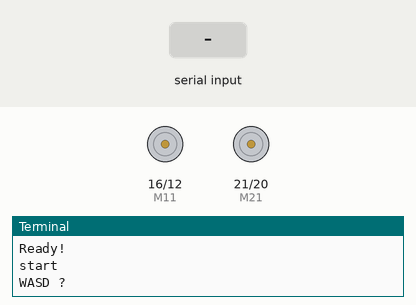
This program was run on a simulated Raspberry Pi (BCM pin numbers). Parts: motor-driver pin pairs drawn as motors (green arrow = first pin HIGH = forward, orange = second pin HIGH = backward, longer = more drive), the last lines printed to the terminal. Inputs (shaded band) come from the test bench.

Above: at 1.2 s.
1.3 s: "w" typed at the terminal, then Enter
At 2.1 s:
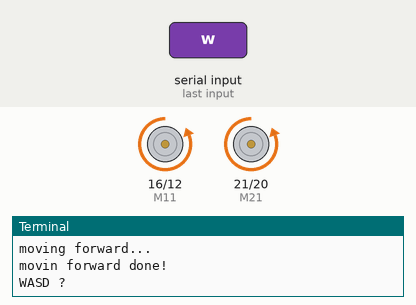
2.8 s: "a" typed at the terminal, then Enter
At 3.2 s:
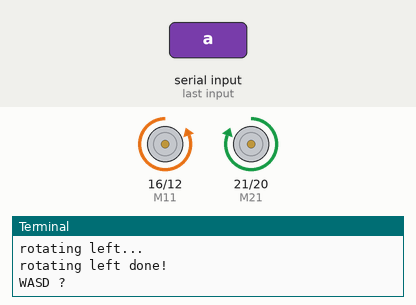
4.3 s: "d" typed at the terminal, then Enter
At 5.5 s:
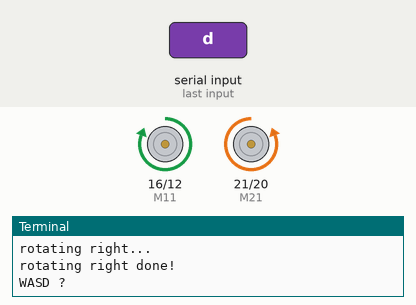
5.8 s: "s" typed at the terminal, then Enter
At 6.7 s:
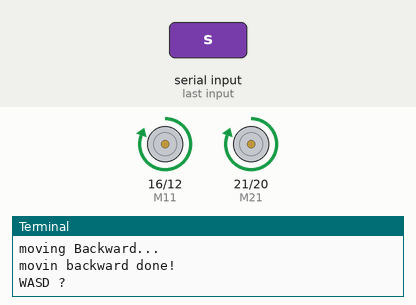
Timing chart, 0 to 8.3 s (numbered marks = the images above; inputs shaded):
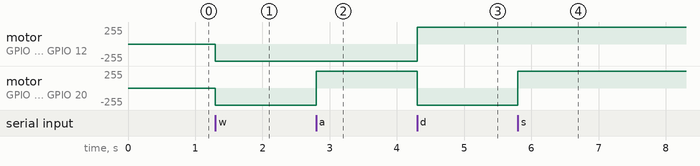

Measured:
- after the input at 1.3 s, motor on GPIO 16 (M11) / GPIO 12 (M12), motor on GPIO 21 (M21) / GPIO 20 (M22): stopped → backward 255/255 at once
- after the input at 2.8 s, motor on GPIO 21 (M21) / GPIO 20 (M22): backward 255/255 → forward 255/255 at once
- after the input at 4.3 s, motor on GPIO 16 (M11) / GPIO 12 (M12): backward 255/255 → forward 255/255 at once; motor on GPIO 21 (M21) / GPIO 20 (M22): forward 255/255 → backward 255/255 at once
- after the input at 5.8 s, motor on GPIO 21 (M21) / GPIO 20 (M22): backward 255/255 → forward 255/255 at once

The program:

forwardfunction.py
```python
import RPi.GPIO as GPIO
import time

GPIO.setwarnings(False)
GPIO.setmode(GPIO.BCM)
GPIO.cleanup()

M11 = 16
M12 = 12
M21 = 21
M22 = 20

delay = 8.465

GPIO.setup(M11, GPIO.OUT)
GPIO.setup(M12, GPIO.OUT)
GPIO.setup(M21, GPIO.OUT)
GPIO.setup(M22, GPIO.OUT)

print('Ready!')

def moveForward():
    print('moving forward...')
    GPIO.output(M11, 0)
    GPIO.output(M12, 1)
    GPIO.output(M21, 0)
    GPIO.output(M22, 1)
##    time.sleep(delay)
    print('movin forward done!')
    return

def moveBackward():
    print('moving Backward...')
    GPIO.output(M11, 1)
    GPIO.output(M12, 0)
    GPIO.output(M21, 1)
    GPIO.output(M22, 0)
##    time.sleep(delay)
    print('movin backward done!')
    return

def rotateRight():
    print('rotating right...')
    GPIO.output(M11, 1)
    GPIO.output(M12, 0)
    GPIO.output(M21, 0)
    GPIO.output(M22, 1)
##    time.sleep(delay)
    print('rotating right done!')
    return

def rotateLeft():
    print('rotating left...')
    GPIO.output(M11, 0)
    GPIO.output(M12, 1)
    GPIO.output(M21, 1)
    GPIO.output(M22, 0)
##    time.sleep(delay)
    print('rotating left done!')
    return

print('start')

##moveForward()
##moveBackward()
##rotateLeft()
##moveForward()
##moveBackward()
##rotateRight()
##moveForward()
##moveBackward()

while 1:
    a = input('WASD ?')
    if(a == 'w'):
        moveForward()
    elif(a == 'a'):
        rotateLeft()
    elif(a == 'd'):
        rotateRight()
    elif(a == 's'):
        moveBackward()
    else:
        break

GPIO.cleanup()
print('All Done!')
```
